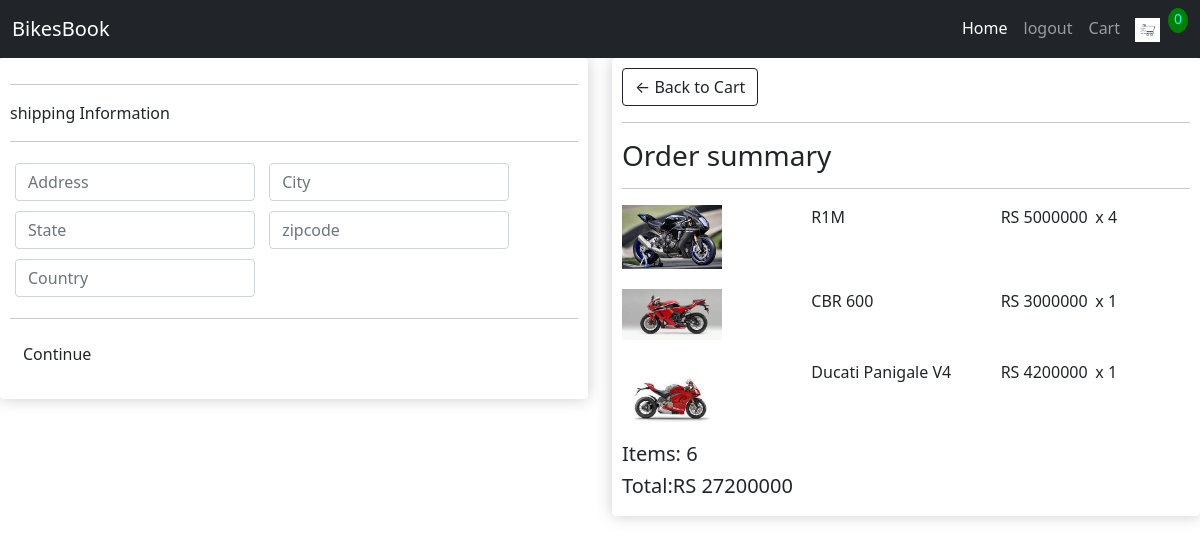
/checkout/ (signed in), run on the app's committed database.
### home/models.py (models this page shows, shortened)
class OrderItems(models.Model):
    product=models.ForeignKey(Product, on_delete=models.SET_NULL, blank=True,null=True)
    order=models.ForeignKey(Order, on_delete=models.SET_NULL, blank=True,null=True)
    quantity= models.IntegerField(default=0, null=True,blank=True)
    date_added = models.DateTimeField(auto_now_add=True)
    @property
    def get_total(self):
        total = self.product.price  * self.quantity
        return total

class Product(models.Model):
    name=models.CharField(max_length=100)
    price=models.IntegerField(null=True)
    digital=models.BooleanField(default=False, blank=False)
    image=models.ImageField(null=True, blank=True)
    @property
    def imageurl(self):
        try:
            url = self.image.url
        except:
            url=''
        return url

class Order(models.Model):
    customer=models.ForeignKey(Customer, on_delete=models.SET_NULL, blank=True,null=True)
    date_of_order= models.DateTimeField(auto_now_add=True)
    complete=models.BooleanField(default=False, null=True,blank=True)
    Transaction_id= models.CharField(max_length=100)
    @property
    def get_cart_total(self):
        orderitems = self.orderitems_set.all()
        total = sum([item.get_total for item in orderitems])
        return total
    @property
    def get_cart_total_items(self):
        orderitems = self.orderitems_set.all()
        total = sum([item.quantity for item in orderitems])
        return total
    @property
    def shipping(self):
        shipping = False
        orderitems = self.orderitems_set.all()
        for i in orderitems:
            if i.product.digital == False:
                shipping = True
        return shipping

### home/views.py (the view)
# urls.py: path('checkout/', views.checkout, name='checkout'),
def checkout(request):
    if request.user.is_authenticated:
        customer = request.user.customer
        order, created = Order.objects.get_or_create(customer=customer, complete=False)
        items = order.orderitems_set.all()
    else:
        items= []
        order={'get_cart_total':0, 'get_cart_total_items':0}
    context={'items':items, 'order':order, 'shipping':False}
    return render(request, 'checkout.html', context)

### templates/checkout.html (shortened to what this page needs)
{% extends 'nav.html' %}
{% load static %}
{% block content %}
<div class="row">
    <div class="col-lg-6">
        <div class="box-element" id="form-wrapper">
            <form id="form">
                <div id="shipping-info">
                    <hr>
                    <p>shipping Information</p>
                    <hr>
                    <div class="form-field">
                        <input class="form-control" type="text" name="address" placeholder="Address">
                    </div>
                    <div class="form-field">
                        <input class="form-control" type="text" name="city" placeholder="City">
                    </div>
                    <div class="form-field">
                        <input class="form-control" type="text" name="state" placeholder="State">
                    </div>
                    <div class="form-field">
                        <input class="form-control" type="text" name="zipcode" placeholder="zipcode">
                    </div>
                    <div class="form-field">
                        <input class="form-control" type="text" name="country" placeholder="Country">
                    </div>
                </div>
                <hr>
                <input id="form-button" type="submit" class="btn btn-sucess btn-block" value="Continue">
            </form>
        </div>
    </div>
    <div class="col-lg-6">
        <div class="box-element">
            <a class="btn btn-outline-dark" href="{% url 'cart' %}">&#x2190; Back to Cart</a>
            <hr>
            <h3>Order summary </h3>
            <hr>
            {% for item in items %}
            <div class="cart-row">
                <div style="flex: 2"> <img class="image" src="{{item.product.imageurl}}" alt=""></div>
                <div style="flex: 2">
                    <p>{{item.product.name}}</p>
                </div>
                <div style="flex: 1">
                    <p>RS {{item.product.price}}</p>
                </div>
                <div style="flex: 1">
                    <p>x {{item.quantity}}</p>
                </div>
            </div>
            {% endfor %}
            <h5>Items: {{order.get_cart_total_items}}</h5>
            <h5>Total:RS {{order.get_cart_total}}</h5>
        </div>
    </div>
</div>
{% endblock %}

### templates/checkout.html (style rules this page uses)
.box-element { box-shadow: hsl(0, 0%, 80%) 0 0 16px; background-color: #fff; border-radius: 4px; padding: 10px; }
.form-field { width: 250px; display: inline-block; padding: 5px; }
.cart-row { display: flex; align-items: flex-stretch; padding-bottom: 10px; margin-bottom: 10px; border-bottom: 10px; }
.image { height: 100%; width: 100px; }

### data on the page
OrderItems: product.imageurl (picture), product.name "R1M", product.price "5000000", quantity "4"
OrderItems: product.imageurl (picture), product.name "CBR 600", product.price "3000000", quantity "1"
OrderItems: product.imageurl (picture), product.name "Ducati Panigale V4", product.price "4200000", quantity "1"
Order: get_cart_total_items "6", get_cart_total "27200000"
